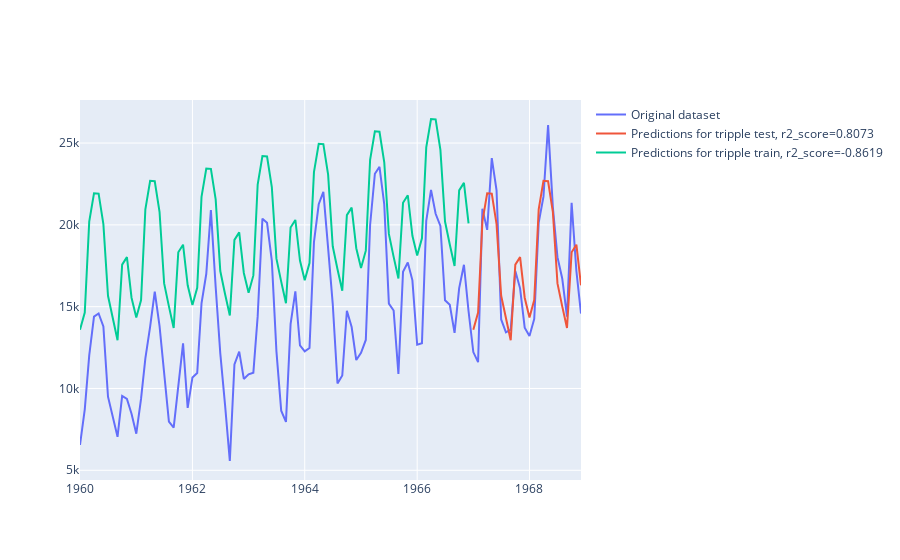

Source (notebook cell):
### Code cell
mod_3 = ExponentialSmoothing(train, trend='add', seasonal='add',seasonal_periods=12)
mod_fit_3 = mod_3.fit(smoothing_level=0.8)

predictions_3 = mod_fit_3.forecast(len(test))
predictions_3_train = mod_fit_3.forecast(len(train))

test_score_3 = round(r2_score(test, predictions_3),4)
train_score_3 = round(r2_score(train, predictions_3_train),4)

trace1 = Scatter(x=s.index,y=s.values,name='Original dataset')
trace2 = Scatter(x=test.index,y=predictions_3, name= f'Predictions for tripple test, r2_score={test_score_3}')
trace3 = Scatter(x=train.index, y=predictions_3_train, name = f'Predictions for tripple train, r2_score={train_score_3}')


iplot(Figure(data=[trace1, trace2, trace3]))
